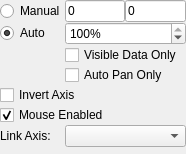
<?xml version="1.0" encoding="UTF-8"?>
<ui version="4.0">
    <class>Form</class>
    <widget class="QWidget" name="Form">
        <property name="geometry">
            <rect>
                <x>0</x>
                <y>0</y>
                <width>186</width>
                <height>154</height>
            </rect>
        </property>
        <property name="maximumSize">
            <size>
                <width>200</width>
                <height>16777215</height>
            </size>
        </property>
        <property name="windowTitle">
            <string>Form</string>
        </property>
        <layout class="QGridLayout" name="gridLayout">
            <property name="margin">
                <number>0</number>
            </property>
            <property name="spacing">
                <number>0</number>
            </property>
            <item row="7" column="0" colspan="2">
                <widget class="QLabel" name="label">
                    <property name="text">
                        <string>Link Axis:</string>
                    </property>
                </widget>
            </item>
            <item row="7" column="2" colspan="2">
                <widget class="QComboBox" name="linkCombo">
                    <property name="toolTip">
                        <string>&lt;html&gt;&lt;head/&gt;&lt;body&gt;&lt;p&gt;Links this axis with another view. When
                            linked, both views will display the same data range.&lt;/p&gt;&lt;/body&gt;&lt;/html&gt;
                        </string>
                    </property>
                    <property name="sizeAdjustPolicy">
                        <enum>QComboBox::AdjustToContents</enum>
                    </property>
                </widget>
            </item>
            <item row="2" column="2" colspan="2">
                <widget class="QSpinBox" name="autoPercentSpin">
                    <property name="enabled">
                        <bool>true</bool>
                    </property>
                    <property name="toolTip">
                        <string>&lt;html&gt;&lt;head/&gt;&lt;body&gt;&lt;p&gt;Percent of data to be visible when
                            auto-scaling. It may be useful to decrease this value for data with spiky noise.&lt;/p&gt;&lt;/body&gt;&lt;/html&gt;
                        </string>
                    </property>
                    <property name="suffix">
                        <string>%</string>
                    </property>
                    <property name="minimum">
                        <number>1</number>
                    </property>
                    <property name="maximum">
                        <number>100</number>
                    </property>
                    <property name="singleStep">
                        <number>1</number>
                    </property>
                    <property name="value">
                        <number>100</number>
                    </property>
                </widget>
            </item>
            <item row="2" column="0" colspan="2">
                <widget class="QRadioButton" name="autoRadio">
                    <property name="toolTip">
                        <string>&lt;html&gt;&lt;head/&gt;&lt;body&gt;&lt;p&gt;Automatically resize this axis whenever
                            the displayed data is changed.&lt;/p&gt;&lt;/body&gt;&lt;/html&gt;
                        </string>
                    </property>
                    <property name="text">
                        <string>Auto</string>
                    </property>
                    <property name="checked">
                        <bool>true</bool>
                    </property>
                </widget>
            </item>
            <item row="1" column="0" colspan="2">
                <widget class="QRadioButton" name="manualRadio">
                    <property name="toolTip">
                        <string>&lt;html&gt;&lt;head/&gt;&lt;body&gt;&lt;p&gt;Set the range for this axis manually. This
                            disables automatic scaling. &lt;/p&gt;&lt;/body&gt;&lt;/html&gt;
                        </string>
                    </property>
                    <property name="text">
                        <string>Manual</string>
                    </property>
                </widget>
            </item>
            <item row="1" column="2">
                <widget class="QLineEdit" name="minText">
                    <property name="toolTip">
                        <string>&lt;html&gt;&lt;head/&gt;&lt;body&gt;&lt;p&gt;Minimum value to display for this axis.&lt;/p&gt;&lt;/body&gt;&lt;/html&gt;</string>
                    </property>
                    <property name="text">
                        <string>0</string>
                    </property>
                </widget>
            </item>
            <item row="1" column="3">
                <widget class="QLineEdit" name="maxText">
                    <property name="toolTip">
                        <string>&lt;html&gt;&lt;head/&gt;&lt;body&gt;&lt;p&gt;Maximum value to display for this axis.&lt;/p&gt;&lt;/body&gt;&lt;/html&gt;</string>
                    </property>
                    <property name="text">
                        <string>0</string>
                    </property>
                </widget>
            </item>
            <item row="5" column="0" colspan="4">
                <widget class="QCheckBox" name="invertCheck">
                    <property name="toolTip">
                        <string>&lt;html&gt;&lt;head/&gt;&lt;body&gt;&lt;p&gt;Inverts the display of this axis. (+y
                            points downward instead of upward)&lt;/p&gt;&lt;/body&gt;&lt;/html&gt;
                        </string>
                    </property>
                    <property name="text">
                        <string>Invert Axis</string>
                    </property>
                </widget>
            </item>
            <item row="6" column="0" colspan="4">
                <widget class="QCheckBox" name="mouseCheck">
                    <property name="toolTip">
                        <string>&lt;html&gt;&lt;head/&gt;&lt;body&gt;&lt;p&gt;Enables mouse interaction (panning,
                            scaling) for this axis.&lt;/p&gt;&lt;/body&gt;&lt;/html&gt;
                        </string>
                    </property>
                    <property name="text">
                        <string>Mouse Enabled</string>
                    </property>
                    <property name="checked">
                        <bool>true</bool>
                    </property>
                </widget>
            </item>
            <item row="3" column="2" colspan="2">
                <widget class="QCheckBox" name="visibleOnlyCheck">
                    <property name="toolTip">
                        <string>&lt;html&gt;&lt;head/&gt;&lt;body&gt;&lt;p&gt;When checked, the axis will only
                            auto-scale to data that is visible along the orthogonal axis.&lt;/p&gt;&lt;/body&gt;&lt;/html&gt;
                        </string>
                    </property>
                    <property name="text">
                        <string>Visible Data Only</string>
                    </property>
                </widget>
            </item>
            <item row="4" column="2" colspan="2">
                <widget class="QCheckBox" name="autoPanCheck">
                    <property name="toolTip">
                        <string>&lt;html&gt;&lt;head/&gt;&lt;body&gt;&lt;p&gt;When checked, the axis will automatically
                            pan to center on the current data, but the scale along this axis will not change.&lt;/p&gt;&lt;/body&gt;&lt;/html&gt;
                        </string>
                    </property>
                    <property name="text">
                        <string>Auto Pan Only</string>
                    </property>
                </widget>
            </item>
        </layout>
    </widget>
    <resources/>
    <connections/>
</ui>
